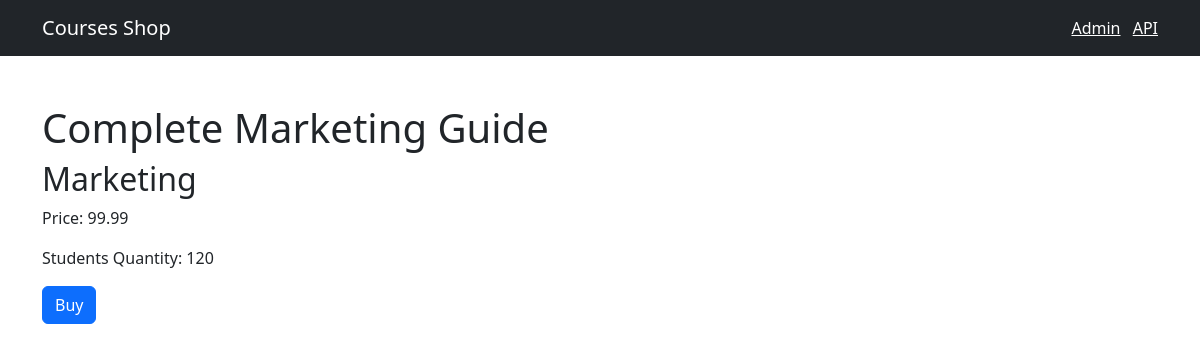
Page /3 on the committed database.
### fizik_shop/models.py (models this page shows, shortened)
class Course(models.Model):
    title = models.CharField(max_length=300)
    price = models.FloatField()
    students_qty = models.IntegerField()
    reviews_qty = models.IntegerField()
    category = models.ForeignKey(Category, on_delete=models.CASCADE)
    created_at = models.DateField(default=timezone.now)

class Category(models.Model):
    title = models.CharField(max_length=255)
    created_at = models.DateField(default=timezone.now)
    def __str__(self):  # магический метод (конвертация в строку) для отображения категории в панели админа
        return self.title

### fizik_shop/views.py (the view)
# urls.py: path('<int:course_id>', views.single_course, name='single_course')
def single_course(request, course_id):
    course = get_object_or_404(Course, pk=course_id) # функция для обработки ошибки 404
    return render(request, 'fizik_shop/single_course.html', {'course':course})

### templates/fizik_shop/single_course.html (shortened to what this page needs)
{% extends 'base.html'%}
{% block content %}
<h1 class="mt-5">{{ course.title }}</h1>
<h2>{{ course.category }}</h2>
<p>Price: {{ course.price }}</p>
<p>Students Quantity: {{ course.students_qty }}</p>
<button class="btn btn-primary">Buy</button>
{% endblock %}

### rows in the picture
Course: title "Complete Marketing Guide", category "Marketing", price "99.99", students_qty "120"
